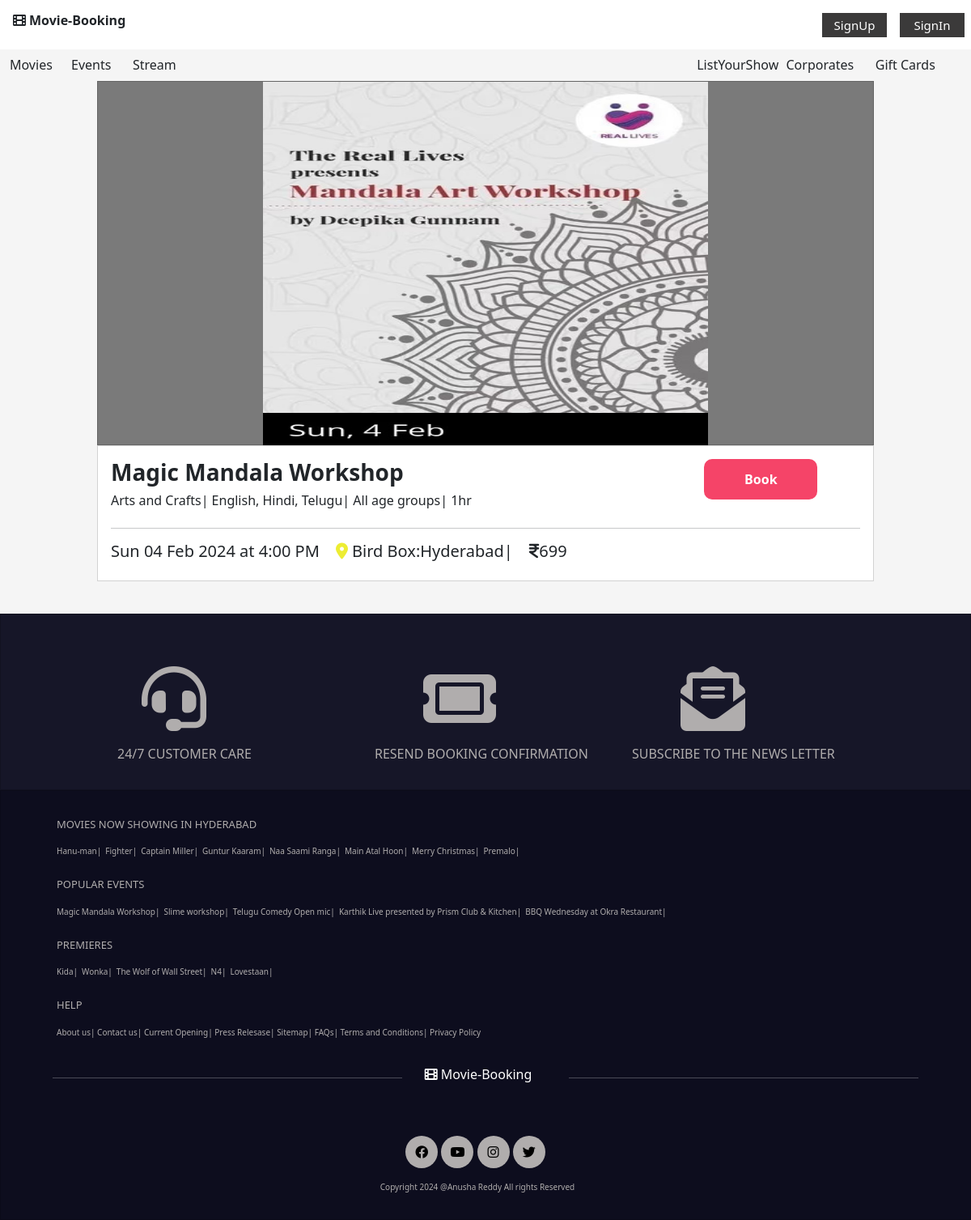
The app's page /eventinner/1/ with its own data.
### movie/models.py (models this page shows)
class Events(models.Model):
    event_name = models.CharField(max_length=50)
    domain = models.CharField(max_length=50, null=True)
    age = models.CharField(max_length=50, null=True)
    started_at = models.CharField(max_length=50)
    end_date = models.CharField(max_length=50)
    duration = models.CharField(max_length=50, null=True)
    language = models.CharField(max_length=50)
    cost = models.IntegerField()
    event_poster = models.ImageField(upload_to='images')
    place = models.CharField(max_length=50, null=True)
    location = models.ForeignKey(Location, on_delete=models.CASCADE)

class Location(models.Model):
    location = models.CharField(max_length=50)
    movie = models.ForeignKey(Movie, on_delete=models.CASCADE)

class Movie(models.Model):
    movie_name = models.CharField(max_length=50)
    duration = models.CharField(max_length=10)
    type = models.CharField(max_length=100)
    release_date = models.CharField(max_length=20)
    languages = models.CharField(max_length=50)
    movie_poster = models.ImageField(upload_to='images')
    dimension = models.CharField(max_length=50)
    about_movie = models.TextField(max_length=500)

class Premium_Movie(models.Model):
    premiere_name = models.CharField(max_length=50)
    duration = models.CharField(max_length=10)
    type = models.CharField(max_length=100)
    release_date = models.CharField(max_length=20)
    languages = models.CharField(max_length=50)
    premiere_poster = models.ImageField(upload_to='images')
    rent_cost = models.IntegerField()
    buy_cost = models.IntegerField()
    about_movie = models.TextField(max_length=500)

### movie/views.py (the view)
# urls.py: path("eventinner/<int:id>/",views.eventInner),
def eventInner(request,id):
    context = {}
    event = Events.objects.get(id=id)
    movies = Movie.objects.all()
    premieres = Premium_Movie.objects.all()
    events = Events.objects.all()
    context['event']=event
    context['events']=events
    context['moviess']=movies
    context['premieres']=premieres
    return render(request,"eventInner.html",context)

### movie/templates/eventInner.html (shortened to what this page needs)
<!DOCTYPE html>
<html lang="en">
<head>
    <link href="https://cdn.jsdelivr.net/npm/bootstrap@5.3.2/dist/css/bootstrap.min.css" rel="stylesheet">
    <link rel="stylesheet" href="https://cdnjs.cloudflare.com/ajax/libs/font-awesome/6.0.0/css/all.min.css">
</head>
<body>
    <nav class="navbar navbar-expand-lg d-flex flex-row bg-white fixed-top">
        <div class="container-fluid justify-content-start">
            <p class="fonticon"><i class="fa-solid fa-film mx-1"></i>Movie-Booking</p>
        </div>
        <ul class="navbar-nav collapse navbar-collapse" id="navbarText">
            <li class="nav-item mx-2">
                <button  class="item"><a class="nav-link active" id="navbtn" href="/signup/">SignUp</a></button>
            </li>
            <li class="nav-item mx-2" >
                <button  class="item"><a class="nav-link active" id="navbtn" href="/login/">SignIn</a></button>
            </li>
        </ul>
    </nav>
    <div class="navbot">
        <nav class="navbar navbar-expand-lg flex-row">
            <div class="container-fluid justify-content-start">
                <div class="row">
                    <div class="col-4">
                        <a class="nav-link active" href="#movieSection">Movies</a>
                    </div>
                    <div class="col-4">
                        <a class="nav-link active" href="#eventSection">Events</a>
                    </div>
                    <div class="col-4">
                        <a class="nav-link active" href="#streamSection">Stream</a>
                    </div>
                </div>
            </div>
            <div class="container-fluid justify-content-end">
                <div class="row mx-2">
                    <div class="col-4">
                        <a class="nav-link active" href="#">ListYourShow</a>
                    </div>
                    <div class="col-4">
                        <a class="nav-link active" href="#">Corporates</a>
                    </div>
                    <div class="col-4">
                        <a class="nav-link active" href="#">Gift Cards</a>
                    </div>
                </div>
            </div>
        </nav>
    </div>
    <div class="card pic">
        <div class="card-body">
            <div class="eventposter">
                <img src="{{event.event_poster.url}}" class="poster">
            </div>
        </div>
    </div>
    <div class="card context">
        <div class="card-body">
            <div class="row">
                <div class="col-8">
                    <h3 style="font-weight: 700;">{{event.event_name}}</h3>
                    <h6>{{event.domain}}| {{ event.language}}| {{ event.age}}| {{ event.duration}}</h6>
                </div>
                <div class="col-4">
                    <button class="book">Book</button>
                </div>
            </div><hr>
            <div>
                <h5><span style="margin-right: 20px;">{{event.started_at}}</span><i class="fa-solid fa-location-dot"></i> <span>{{ event.place}}:{{event.location.location}}</span>|<span  style="margin-left: 20px;"><i class="fa-solid fa-indian-rupee-sign"></i>{{event.cost}}</span></h5>
            </div>
        </div>
    </div>
    <div class="card down">
        <div class="card-body mt-5 mx-5">
            <div class="row mx-5">
                <div class="col-4">
                    <i class="fa-solid fa-headset rowicon"></i>
                    <p class="pcolor mt-3">24/7 CUSTOMER CARE</p>
                </div>
                <div class="col-4">
                    <i class="fa-solid fa-ticket rowicon" style="margin-left: 60px;"></i>
                    <p class="pcolor mt-3">RESEND BOOKING CONFIRMATION</p>
                </div>
                <div class="col-4">
                    <i class="fa-solid fa-envelope-open-text rowicon" style="margin-left: 60px;"></i>
                    <p class="pcolor mt-3">SUBSCRIBE TO THE NEWS LETTER</p>
                </div>
            </div>
        </div>
    </div>
    <div class="card back px-5">
        <div class="card-body mt-3">
            <p class="botcolor">MOVIES NOW SHOWING IN HYDERABAD</p>
            <div class="d-flex flex-row">
                {% for movies in moviess %}
                    <p class="bot">{{ movies.movie_name }}|</p>
                {% endfor %}
            </div>
            <p class="botcolor mt-2">POPULAR EVENTS</p>
            <div class="d-flex flex-row">
                {% for event in events %}
                    <p class="bot">{{ event.event_name }}|</p>
                {% endfor %}
            </div>
            <p class="botcolor mt-2">PREMIERES</p>
            <div class="d-flex flex-row">
                {% for premiere in premieres %}
                    <p class="bot">{{ premiere.premiere_name }}|</p>
                {% endfor %}
            </div>
            <p class="botcolor mt-2">HELP</p>
            <div class="d-flex flex-row">
                <p class="bot">About us| Contact us| Current Opening| Press Relesase| Sitemap| FAQs| Terms and Conditions| Privacy Policy</p>
            </div>
            <div class="row mt-3 bottom">
                <div class="col-5">
                    <hr>
                </div>
                <div class="col-2">
                    <p><i class="fa-solid fa-film mx-1"></i>Movie-Booking</p>
                </div>
                <div class="col-5">
                    <hr>
                </div>
            </div>
            <div class="social mt-5">
                <button class="socialicons"><i class="fa-brands fa-facebook pix"></i></button>
                <button class="socialicons"><i class="fa-brands fa-youtube pix"></i></button>
                <button class="socialicons"><i class="fa-brands fa-instagram pix"></i></button>
                <button class="socialicons"><i class="fa-brands fa-twitter pix"></i></button>
                <p class="bot mt-3">Copyright 2024 @Anusha Reddy All rights Reserved</p>
            </div>
        </div>
    </div>
</body>
</html>
</body>
</html>

### movie/templates/eventInner.html (style rules this page uses)
body { background-color: whitesmoke; }
.item { width: 80px; height: 30px; text-align: center; border: none; background-color: rgb(59, 58, 58); color: white !important; }
#navbtn { color: white; font-size: 15px; margin-top: -5px; }
.fonticon { font-weight: 700; margin-top: 5px; }
.navbot { margin-top: 50px; background-color: whitesmoke; margin-top: 60px; }
.pic { width: 80%; margin-left: 10%; background-color: transparent; background: rgba(0, 0, 0, 0.5); height: 450px; border-radius: 0; }
.poster { padding: 0 auto; width: 550px; height: 450px; margin-top: -16px; }
.eventposter { text-align: center; }
.context { width: 80%; margin-left: 10%; border-radius: 0; margin-bottom: 40px; }
.book { width: 140px; height: 50px; border-radius: 10px; background-color: rgb(245, 68, 104); border: none; color: white; font-weight: 700; margin-left: 100px; }
.fa-solid.fa-location-dot { font-size: 20px; color: rgb(237, 237, 51); }
.back { background-color: rgb(13, 13, 30); }
.down { background-color: rgb(22, 22, 40); padding-left: 20px; }
.rowicon { font-size: 80px; color: rgb(176, 173, 173); margin-left: 30px; }
.pcolor { color: rgb(176, 173, 173); }
.card { border-radius: 0 !important; }
.botcolor { font-size: 13px; color: rgb(176, 173, 173); margin-left: 5px; }
.bot { font-size: 10px; color: rgb(176, 173, 173); margin-left: 5px; }
.bottom { color: white; }
.socialicons { width: 40px; height: 40px; border-radius: 20px; background-color: rgb(176, 173, 173); border: none; }
.pix { color: black; }
.social { text-align: center; margin-left: -25px; }

### records on screen
Events: event_poster (picture), event_name "Magic Mandala Workshop", domain "Arts and Crafts", language "English, Hindi, Telugu", age "All age groups", duration "1hr", started_at "Sun 04 Feb 2024 at 4:00 PM", place "Bird Box", location.location "Hyderabad", cost "699"
Movie: movie_name "Hanu-man"
Movie: movie_name "Fighter"
Movie: movie_name "Captain Miller"
Movie: movie_name "Guntur Kaaram"
Movie: movie_name "Naa Saami Ranga"
Movie: movie_name "Main Atal Hoon"
Movie: movie_name "Merry Christmas"
Movie: movie_name "Premalo"
Events: event_name "Slime workshop"
Events: event_name "Telugu Comedy Open mic"
Events: event_name "Karthik Live presented by Prism Club & Kitchen"
Events: event_name "BBQ Wednesday at Okra Restaurant"
Premium_Movie: premiere_name "Kida"
Premium_Movie: premiere_name "Wonka"
Premium_Movie: premiere_name "The Wolf of Wall Street"
Premium_Movie: premiere_name "N4"
Premium_Movie: premiere_name "Lovestaan"
